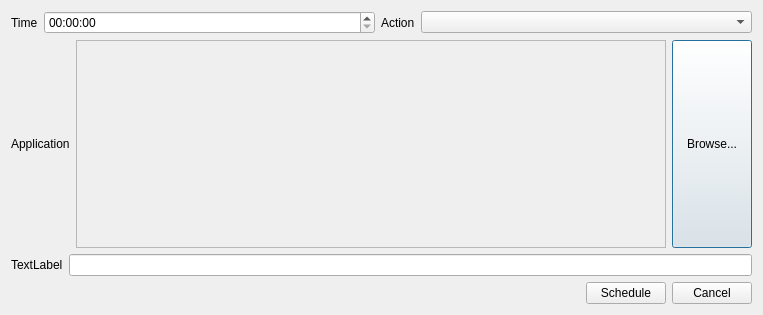
<?xml version="1.0" encoding="UTF-8"?>
<ui version="4.0">
 <class>AddScheduledTaskDialog</class>
 <widget class="QDialog" name="AddScheduledTaskDialog">
  <property name="geometry">
   <rect>
    <x>0</x>
    <y>0</y>
    <width>763</width>
    <height>315</height>
   </rect>
  </property>
  <property name="sizePolicy">
   <sizepolicy hsizetype="Fixed" vsizetype="Fixed">
    <horstretch>0</horstretch>
    <verstretch>0</verstretch>
   </sizepolicy>
  </property>
  <property name="windowTitle">
   <string>Add scheduled task</string>
  </property>
  <layout class="QVBoxLayout" name="verticalLayout" stretch="1,2,0,1">
   <item>
    <layout class="QHBoxLayout" name="timeActionLayout">
     <item>
      <widget class="QLabel" name="timeLabel">
       <property name="sizePolicy">
        <sizepolicy hsizetype="Maximum" vsizetype="Preferred">
         <horstretch>0</horstretch>
         <verstretch>0</verstretch>
        </sizepolicy>
       </property>
       <property name="text">
        <string>Time</string>
       </property>
      </widget>
     </item>
     <item>
      <widget class="QTimeEdit" name="timeTimeEdit">
       <property name="displayFormat">
        <string>hh:mm:ss</string>
       </property>
      </widget>
     </item>
     <item>
      <widget class="QLabel" name="actionLabel">
       <property name="sizePolicy">
        <sizepolicy hsizetype="Maximum" vsizetype="Preferred">
         <horstretch>0</horstretch>
         <verstretch>0</verstretch>
        </sizepolicy>
       </property>
       <property name="text">
        <string>Action</string>
       </property>
      </widget>
     </item>
     <item>
      <widget class="QComboBox" name="actionCombobox"/>
     </item>
    </layout>
   </item>
   <item>
    <layout class="QHBoxLayout" name="applicationLayout">
     <item>
      <widget class="QLabel" name="applicationLabel">
       <property name="text">
        <string>Application</string>
       </property>
      </widget>
     </item>
     <item>
      <widget class="QTextEdit" name="applicationTextEdit">
       <property name="enabled">
        <bool>false</bool>
       </property>
      </widget>
     </item>
     <item>
      <widget class="QPushButton" name="browseButton">
       <property name="sizePolicy">
        <sizepolicy hsizetype="Minimum" vsizetype="Expanding">
         <horstretch>0</horstretch>
         <verstretch>0</verstretch>
        </sizepolicy>
       </property>
       <property name="text">
        <string>Browse...</string>
       </property>
      </widget>
     </item>
    </layout>
   </item>
   <item>
    <layout class="QHBoxLayout" name="argumentLayout">
     <item>
      <widget class="QLabel" name="argumentLabel">
       <property name="text">
        <string>TextLabel</string>
       </property>
      </widget>
     </item>
     <item>
      <widget class="QLineEdit" name="lineEdit"/>
     </item>
    </layout>
   </item>
   <item>
    <layout class="QHBoxLayout" name="buttonLayout">
     <item>
      <spacer name="horizontalSpacer">
       <property name="orientation">
        <enum>Qt::Horizontal</enum>
       </property>
       <property name="sizeHint" stdset="0">
        <size>
         <width>40</width>
         <height>20</height>
        </size>
       </property>
      </spacer>
     </item>
     <item>
      <widget class="QPushButton" name="scheduleButton">
       <property name="sizePolicy">
        <sizepolicy hsizetype="Maximum" vsizetype="Fixed">
         <horstretch>0</horstretch>
         <verstretch>0</verstretch>
        </sizepolicy>
       </property>
       <property name="text">
        <string>Schedule</string>
       </property>
      </widget>
     </item>
     <item>
      <widget class="QPushButton" name="cancelButton">
       <property name="sizePolicy">
        <sizepolicy hsizetype="Maximum" vsizetype="Fixed">
         <horstretch>0</horstretch>
         <verstretch>0</verstretch>
        </sizepolicy>
       </property>
       <property name="text">
        <string>Cancel</string>
       </property>
      </widget>
     </item>
    </layout>
   </item>
  </layout>
 </widget>
 <resources/>
 <connections/>
</ui>
